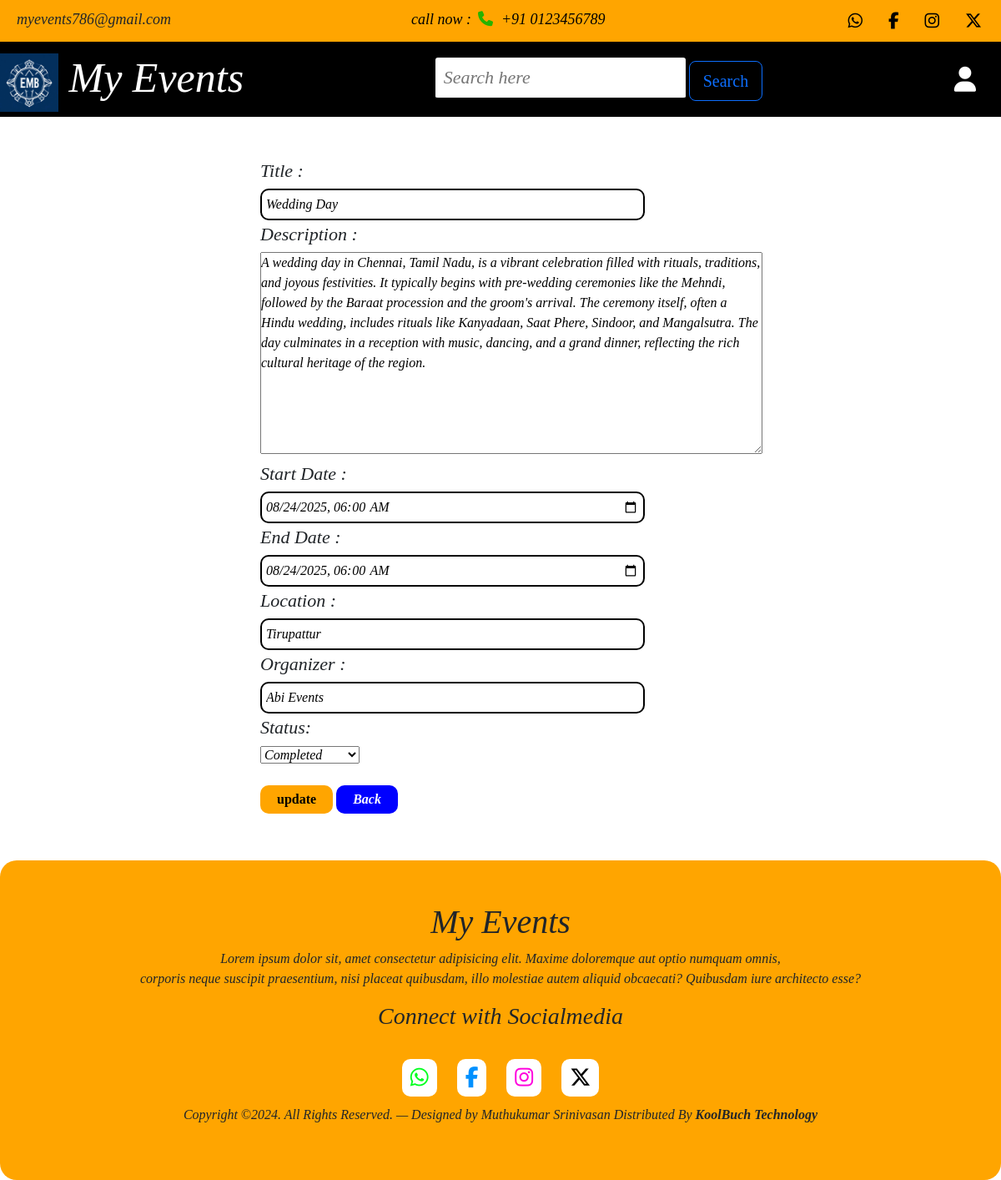
/updateevent/1, run on the app's committed database.
### EMS_App/models.py (models this page shows, shortened)
class Events(models.Model):
    customer  = models.ForeignKey(CustomUser,on_delete=models.SET_NULL,null=True,blank=True)
    title = models.CharField(max_length=50,null=False,blank=False)
    description = models.CharField(max_length=300,null=False,blank=False)
    startdate = models.DateTimeField((""), auto_now=False, auto_now_add=False)
    enddate = models.DateTimeField((""), auto_now=False, auto_now_add=False)
    location = models.CharField(max_length=200,null=False,blank=False)
    organizer = models.CharField(max_length=50,null=False,blank=False)
    status = models.CharField(choices=event_status,max_length=150,default='Not Yet Started',null=False)

### EMS_App/views.py (the view)
# urls.py: path('updateevent/<str:id>',views.loadevent,name='updateevent'),
def loadevent(request,id):
    event = Events.objects.get(id=id)
    return render(request,'updateevent.html',{'data':event})

### EMS_App/templates/updateevent.html (shortened to what this page needs)
{% extends "bindpage.html" %}
{% load static %}
{% block content %}
<section>
    <div class="container-fluid registractionform">
        <div class="row row-cols-1 row-cols-lg-1 m-2 m-md-5">
            <div class="col text-center">
                <form method='POST' action="{% url 'eventupdate' data.id %}">
                  <div class="text-start ">
                    <div>
                        <label for="">Title : </label><br>
                        <input type="text" name='title' id="title" placeholder="Title" value='{{data.title}}' required>
                    </div>
                    <div>
                        <label for="">Description : </label><br>
                        <textarea name="desc" id="desc" cols="65" rows="10" placeholder="Description" required>{{data.description}}</textarea>
                    </div>
                    <div>
                        <label for="">Start Date : </label><br>
                        <input type="datetime-local" name='sdate' id="sdate" value="{{ data.startdate|date:'Y-m-d\\TH:i' }}" required>
                    </div>
                    <div>
                        <label for="">End Date : </label><br>
                        <input type="datetime-local" name='edate' id="edate" value="{{ data.startdate|date:'Y-m-d\\TH:i' }}" required>
                    </div>
                    <div>
                        <label for="">Location : </label><br>
                        <input type="text" name='loc' id="loc" placeholder="Location" value='{{data.location}}' required>
                    </div>
                     <div>
                        <label for="">Organizer :</label><br>
                        <input type="text" name="org" id="org" placeholder="Organizer" value='{{data.organizer}}' required>
                    </div>
                    <div>
                        <label for="status">Status:</label><br>
                        <select name="status" id="status" required>
                            <option value="Completed" {% if data.status == "Completed" %}selected{% endif %}>Completed</option>
                        </select>
                    </div>
                    <br>
                    <div class="registerbutton">
                        <button type="submit" class="regsubmit">update</button>
                        <button type="button" class="regback mt-3 mt-md-0"><a href="{% url 'index' %}">Back</a></button>
                    </div>
                  </div>
                </form>
              </div>
              <div class="col  pt-2">
        </div>
    </div>
</section>
{% endblock content %}

### EMS_App/static/style.css (style rules this page uses)
* { margin: 0; padding: 0; font-family: 'Merriweather', serif; font-style: italic; }
button { font-style: normal; font-weight: 550; }

### data on the page
Events: title "Wedding Day", desc "A wedding day in Chennai, Tamil Nadu, is a vibrant celebration filled with rituals, traditions, and joyous festivities. It typically begins with pre-wedding ceremonies like the Mehndi, followed by the Baraat procession and the groom's arrival. The ceremony itself, often a Hindu wedding, includes rituals like Kanyadaan, Saat Phere, Sindoor, and Mangalsutra. The day culminates in a reception with music, dancing, and a grand dinner, reflecting the rich cultural heritage of the region.", sdate "08/24/2025 06:00", edate "08/24/2025 06:00", loc "Tirupattur", org "Abi Events", status "Completed"
